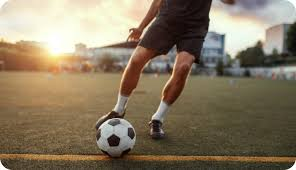
#> input picture img/soccer.jpg, 296 x 170 px
$ python 0403-gausian.py
#> lines starting #> are read from the running program, lines starting #| are printed output that depends on the picture; after the words box and inside, x2 and y2 are one past the last pixel; in counts of white or black regions, pixels touching at a corner belong together
import cv2 as cv
import numpy as np

img=cv.imread('img/soccer.jpg')
#> img is the input picture: shape (170, 296, 3); mean B, G, R 97.8, 120.7, 135.2
img=cv.resize(img,dsize=(400,400), fx=0.4, fy=0.4)
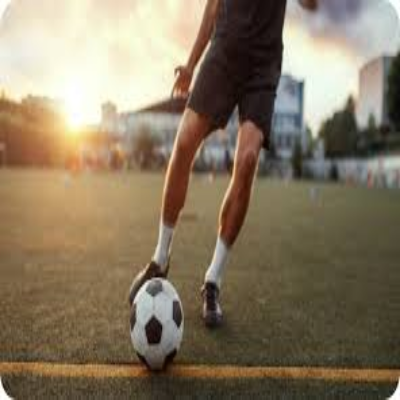
#> img: shape (400, 400, 3); mean B, G, R 97.7, 120.6, 135.1
gray=cv.cvtColor(img,cv.COLOR_BGR2GRAY)
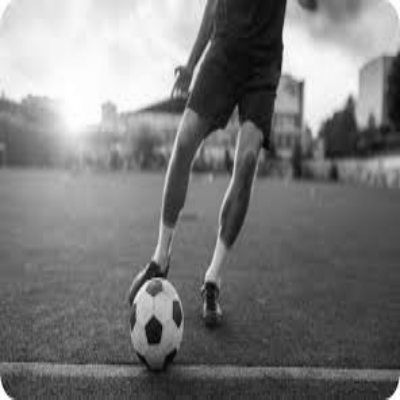
#> gray: shape (400, 400); min 2, max 255, mean 122.3
cv.putText(gray, 'soccer', (10,20), cv.FONT_HERSHEY_SIMPLEX, 0.7, (255,255,255), 2)
#> gray: shape (400, 400); 0.31% of pixels changed, all inside (x1, y1, x2, y2) = (11, 9, 83, 22)
cv.imshow('Original',gray)

smooth=np.hstack((cv.GaussianBlur(gray,(5,5),0.0),cv.GaussianBlur(gray,(9,9),0.0),cv.GaussianBlur(gray,(15,15),0.0)))
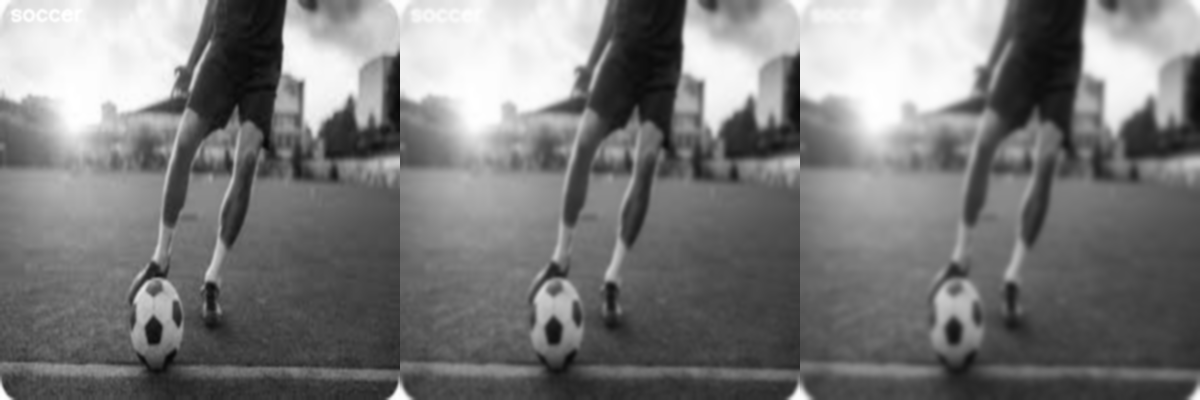
#> smooth: shape (400, 1200); min 7, max 255, mean 122.4
cv.imshow('Smooth',smooth)

femboss=np.array([[-1.0,0.0,0.0],[0.0,0.0,0.0],[0.0,0.0,1.0]])

gray16=np.int16(gray)
emboss=np.uint8(cv.filter2D(gray,-1,femboss)+128)
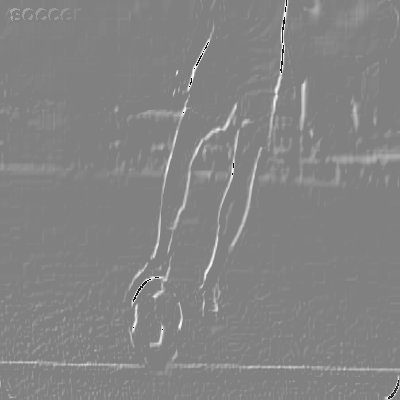
#> emboss: shape (400, 400); min 0, max 255, mean 131.5
emboss_bad=np.uint8(cv.filter2D(gray16,-1,femboss)+128)
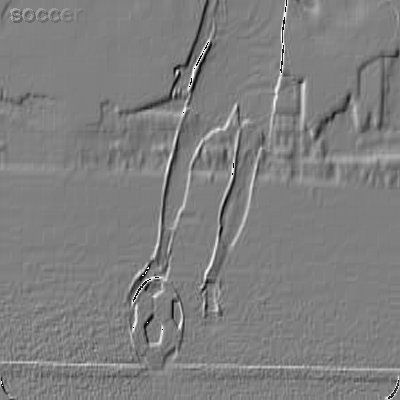
#> emboss_bad: shape (400, 400); min 0, max 255, mean 126.9
emboss_worse=cv.filter2D(gray,-1,femboss)
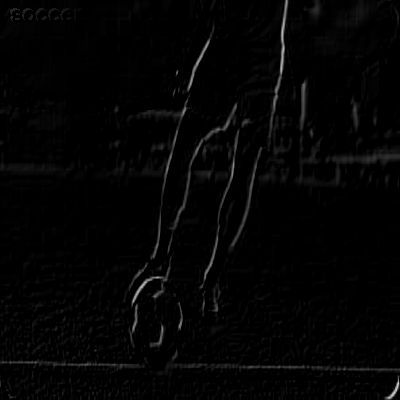
#> emboss_worse: shape (400, 400); min 0, max 211, mean 3.9

cv.imshow('emboss',emboss)
cv.imshow('emboss_bad',emboss_bad)
cv.imshow('emboss_worse',emboss_worse)

cv.waitKey()
cv.destroyAllWindows()

$ run again, with img/mine2.jpg copied over img/soccer.jpg
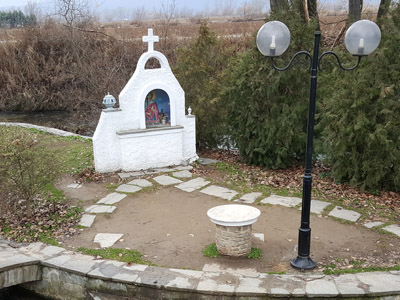
#> input picture img/mine2.jpg, 400 x 300 px
#> img is the input picture: shape (300, 400, 3); mean B, G, R 108.3, 121.1, 125.9
#> img: shape (400, 400, 3)
#> `cv.putText(gray, 'soccer', (10,20), cv.FONT_HERSHEY_SIMPLEX, 0.7, (255..`:
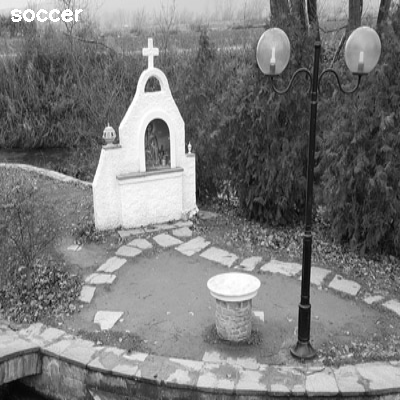
#> gray: shape (400, 400); min 4, max 255, mean 121.3
#> `emboss_worse=cv.filter2D(gray,-1,femboss)`:
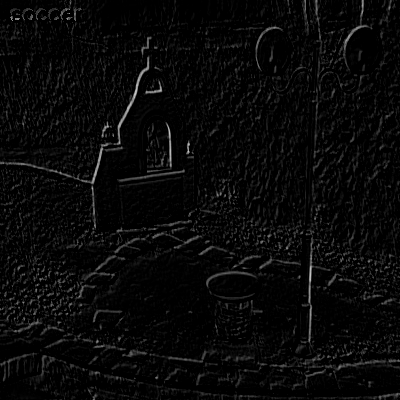
#> emboss_worse: shape (400, 400); min 0, max 201, mean 8.5

$ run again, with img/mine3.jpg copied over img/soccer.jpg
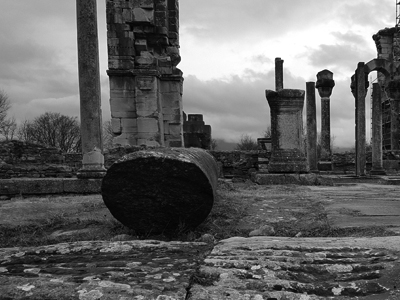
#> input picture img/mine3.jpg, 400 x 300 px
#> img is the input picture: shape (300, 400, 3); min 0, max 255, mean 100.1
#> img: shape (400, 400, 3)
#> `cv.putText(gray, 'soccer', (10,20), cv.FONT_HERSHEY_SIMPLEX, 0.7, (255..`:
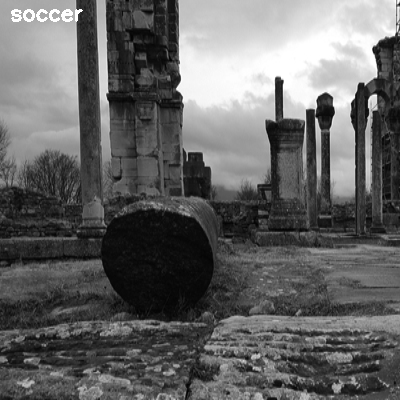
#> gray: shape (400, 400); min 0, max 255, mean 100.4
#> `emboss_worse=cv.filter2D(gray,-1,femboss)`:
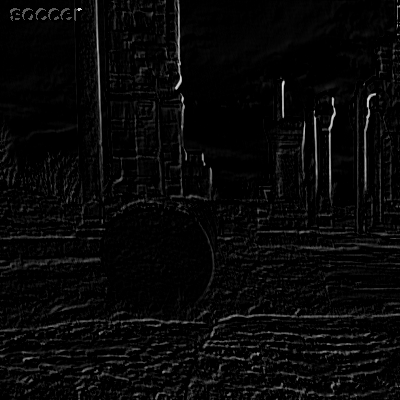
#> emboss_worse: shape (400, 400); min 0, max 231, mean 8
